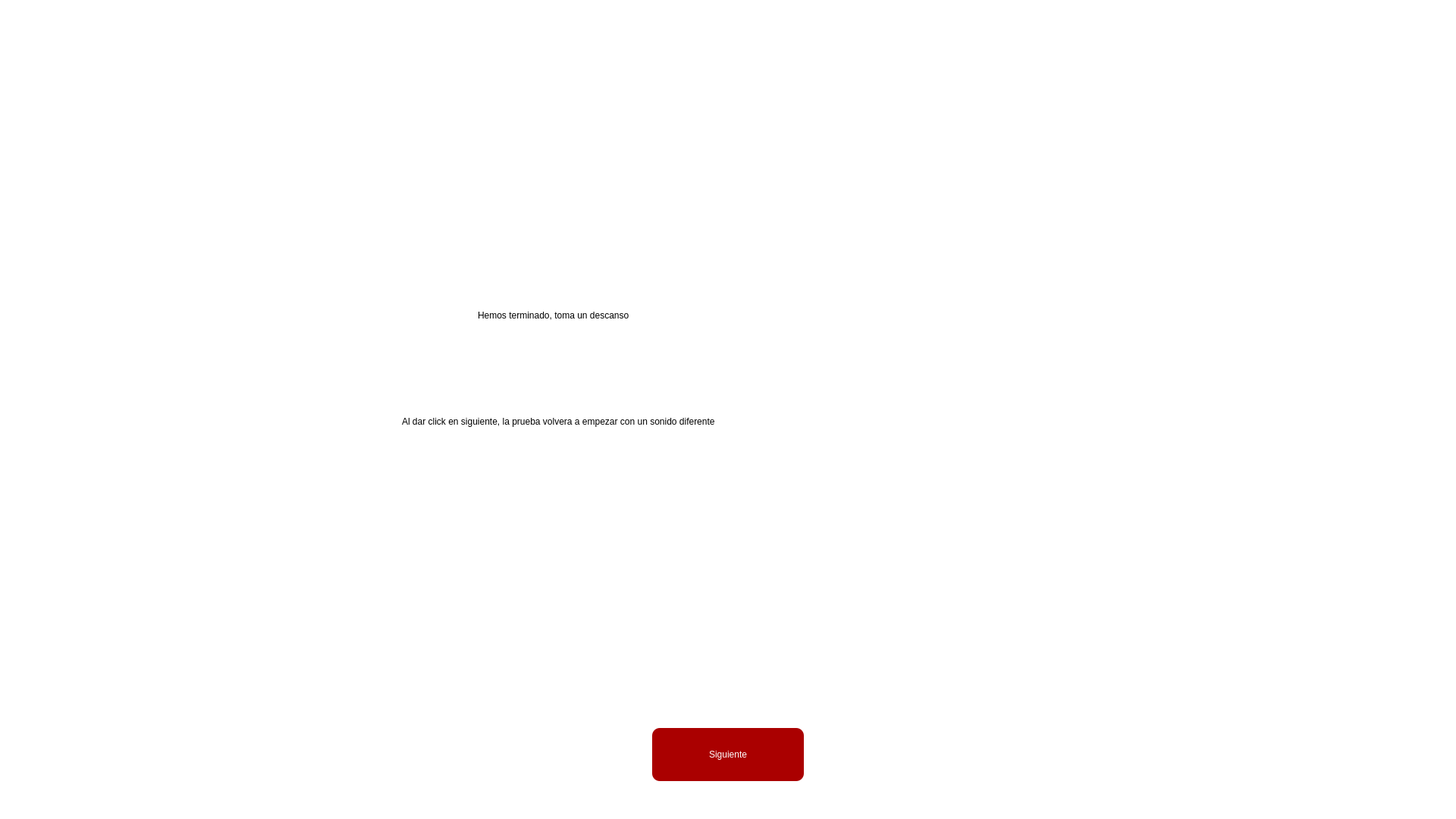
<?xml version="1.0" encoding="UTF-8"?>
<ui version="4.0">
 <class>MainWindow</class>
 <widget class="QMainWindow" name="MainWindow">
  <property name="geometry">
   <rect>
    <x>0</x>
    <y>0</y>
    <width>1920</width>
    <height>1080</height>
   </rect>
  </property>
  <property name="windowTitle">
   <string>MainWindow</string>
  </property>
  <property name="styleSheet">
   <string notr="true">background-color: rgb(255, 255, 255);</string>
  </property>
  <widget class="QWidget" name="centralwidget">
   <widget class="QToolButton" name="toolButton">
    <property name="geometry">
     <rect>
      <x>860</x>
      <y>960</y>
      <width>200</width>
      <height>70</height>
     </rect>
    </property>
    <property name="styleSheet">
     <string notr="true">border-radius: 10px;
color: rgb(255, 255, 255);
font: 75 18pt &quot;MS Shell Dlg 2&quot;;
background-color: rgb(170, 0, 0);</string>
    </property>
    <property name="text">
     <string>Siguiente</string>
    </property>
   </widget>
   <widget class="QLabel" name="label_2">
    <property name="geometry">
     <rect>
      <x>530</x>
      <y>520</y>
      <width>881</width>
      <height>71</height>
     </rect>
    </property>
    <property name="styleSheet">
     <string notr="true">font: 15pt &quot;MS Shell Dlg 2&quot;;</string>
    </property>
    <property name="text">
     <string>Al dar click en siguiente, la prueba volvera a empezar con un sonido diferente</string>
    </property>
   </widget>
   <widget class="QLabel" name="label_3">
    <property name="geometry">
     <rect>
      <x>630</x>
      <y>380</y>
      <width>711</width>
      <height>71</height>
     </rect>
    </property>
    <property name="styleSheet">
     <string notr="true">font: 25pt &quot;MS Shell Dlg 2&quot;;</string>
    </property>
    <property name="text">
     <string>Hemos terminado, toma un descanso</string>
    </property>
   </widget>
  </widget>
  <widget class="QStatusBar" name="statusbar"/>
 </widget>
 <resources/>
 <connections/>
</ui>
